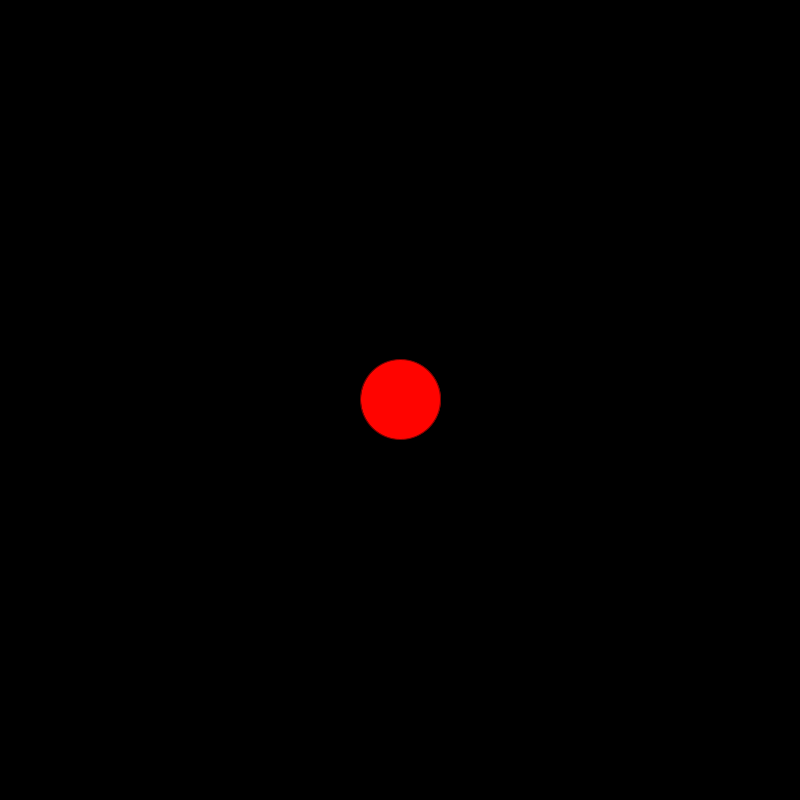
Frame 1 (no input)
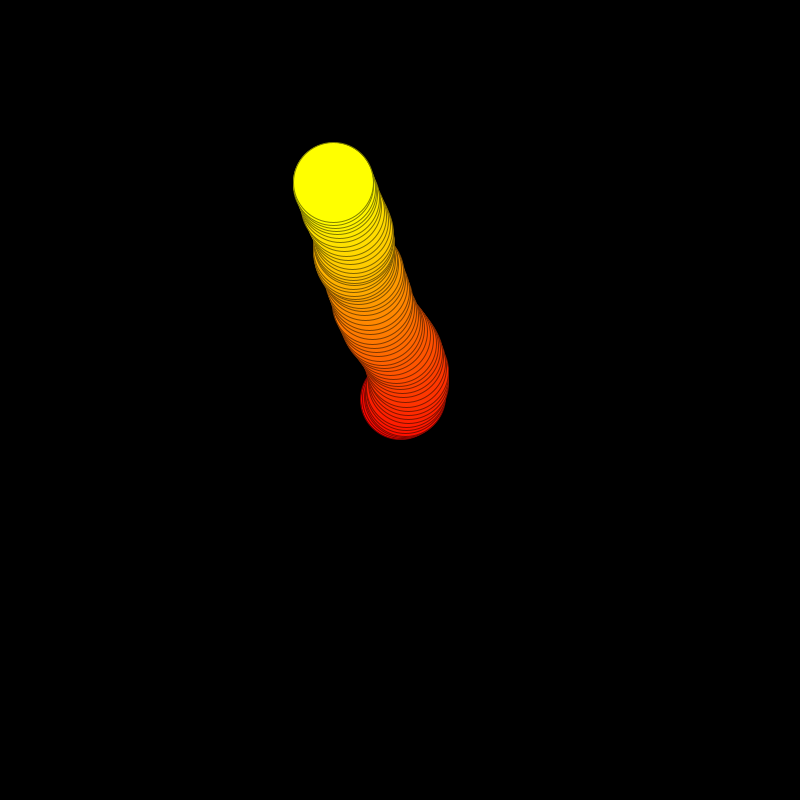
Frame 60 (the mouse pressed at the canvas centre just before this capture)
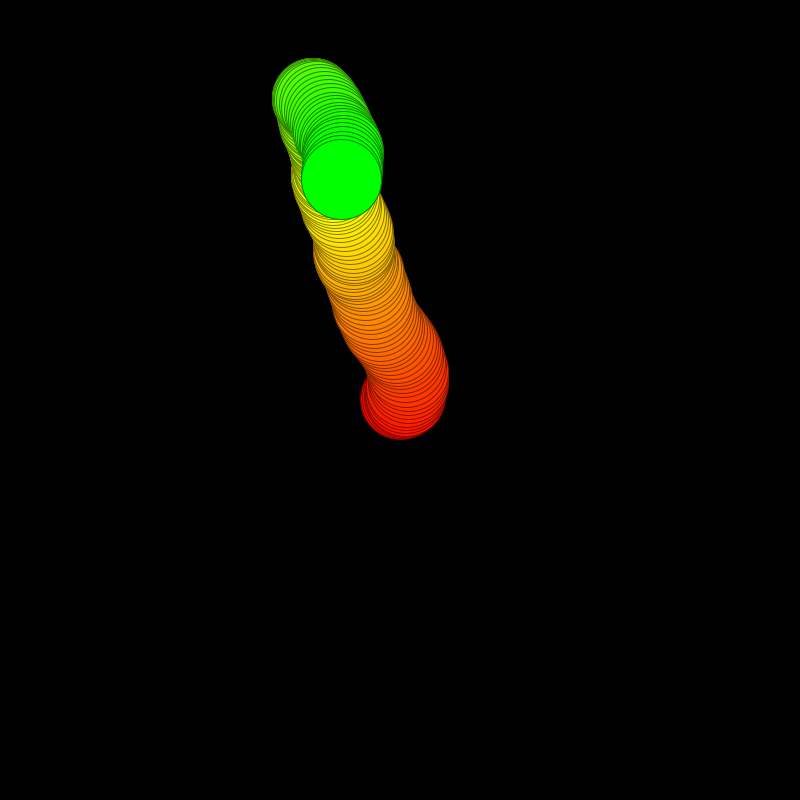
Frame 120 (the mouse held since frame 60 and released just before this capture)

The Processing sketch that drew these frames (run headless with seeded random() and noise(); from frame 60 on, the mouse is pressed at the canvas centre):

// Processing sketch: wanderer
// ── wanderer.pde
PVector loc;
PVector vel;
PVector acc;

int sz=80;

void setup() {
  colorMode(HSB, 360, 100, 100, 100);
  size(800, 800);
  loc=new PVector(width/2, height/2);
  vel=new PVector(0, 0);
  acc=new PVector(random(-1, 1), random(-1, 1));
  background(0);
}

void draw() {

  acc.set(random(-1, 1), random(-1, 1));


  fill(frameCount%360, 100, 100);
  stroke(frameCount%360, 100, 50);

  vel.add(acc);



vel.limit(5);


  loc.add(vel);



  ellipse(loc.x, loc.y, sz, sz);


  if (loc.x - sz/2 > width) {      
    loc.x = -sz/2;
  }

  if (loc.x + sz/2 < 0) {          
    loc.x = width + sz/2;
  }

  if (loc.y - sz/2 > height) {     
    loc.y = -sz/2;
  }

  if (loc.y + sz/2 < 0) {        
    loc.y = height + sz/2;
  }
}
